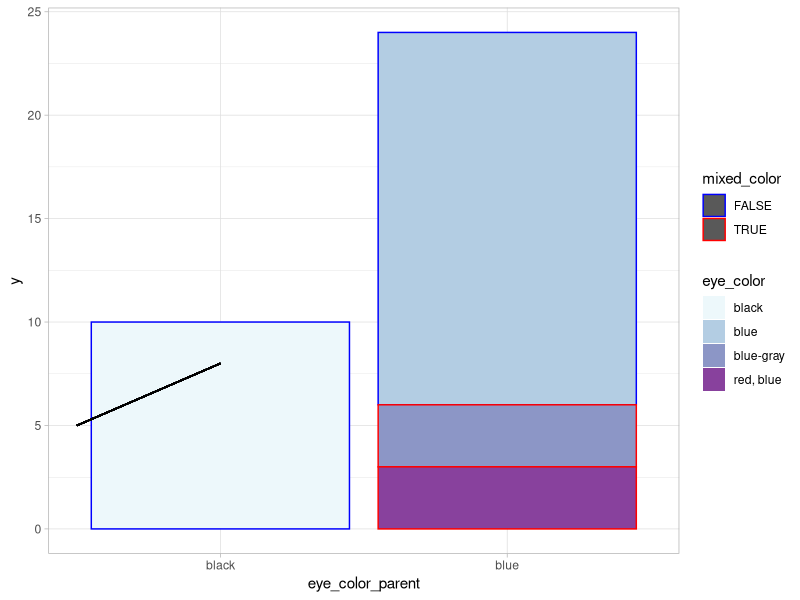

This figure's R source: (Note: this script raises an error after producing the figure.)

# Goal is to add crosshatches to only eye_color_parent == "blue" where mixed_color == FALSE

library(tidyverse)

raw <- starwars

# Make groups a bit more even
raw[1:2, ]$eye_color <- "red, blue"
raw[4:5, ]$eye_color <- "blue-gray"

dat <-
  raw %>%
  drop_na(eye_color) %>%
  filter(eye_color %in% c("black", "blue", "blue-gray", "red, blue")) %>%
  mutate(
    eye_color_parent =
      case_when(
        str_detect(eye_color, "blue") ~ "blue",
        TRUE ~ eye_color
      ),
    mixed_color =
      case_when(
        str_detect(eye_color, "[-,]") ~ TRUE,
        TRUE ~ FALSE
      )
  ) %>%
  select(name, eye_color, eye_color_parent, mixed_color)

layers <-
  list(
    geom_bar(aes(eye_color_parent, fill = eye_color, color = mixed_color)),
    theme_light(),
    scale_color_manual(values = c("blue", "red")),
    scale_fill_brewer(palette = 3)
  )

(plt <-
  dat %>%
  ggplot() +
  layers +
  geom_segment(aes(x = 0.5, y = 5, xend = 1, yend = 8)) # Random geom_segment to get template
)

# Dump the underlying plot data
plt_dat <-
  plt %>%
  ggplot_build()

# Check out data
plt_dat$data

# Create segments
seg_sep <- 0.3 

seg_seq_start <-
  plt_dat$data[[1]] %>%
  filter(colour == "blue") %>%
  arrange(ymin) %>% 
  pull(ymin) %>% 
  first()

seg_seq_end <-
  plt_dat$data[[1]] %>%
  filter(colour == "red") %>%
  arrange(desc(y)) %>%
  slice(1) %>%
  pull(y)

m <- 0.5

y2 <- 6
x2 <- 2.45
x1 <- 1.45
# (6 - y1) / (2.45 - 1.55) = m
y1 <- -1 * ((m * (x2 - x1)) - y2)

y_step <- y2 - y1
y3 <- y2 - y_step

b2 <- y2 - m*x2
b1 <- y1 - m*x1

# w2 <- (y2 - b2)/m
# w1 <- (y1 - b1)/m



y_start <- seq(seg_seq_start - y_step, seg_seq_end - y_step, by = seg_sep)
y_end <- seq(seg_seq_start, seg_seq_end, by = seg_sep)

# Take out ones where leftmost y val will be less than 0
y_start <- y_start[which(y_start >= 0)] 

seg_diff <- length(y_end) - length(y_start)

y_end <- y_end[seg_diff + 1:length(y_start)] %>% 
  c(rep(6, seg_diff))

x_ends_new <- seq(1.55, 2.45, 0.3)
# len_x_ends_new <- length(x_ends_new)
x_end <- rep(2.45, length(y_start)) %>% c(x_ends_new)

y_start <- seq(seg_seq_start, seg_seq_end, by = seg_sep)

segs <-
  tibble(
    colour = "black",
    x = 1.55,
    xend = x_end %>% sort(),
    y = y_start %>% sort(),
    yend = y_end %>% sort(),
    PANEL = 1,
    group = -1,
    size = 0.5,
    linetype = 1,
    alpha = NA
  )

# Replace our throwaway segment with segs
plt_dat$data[[2]] <- segs

# Get new plot
ggplot_gtable(plt_dat) %>%
  plot()

